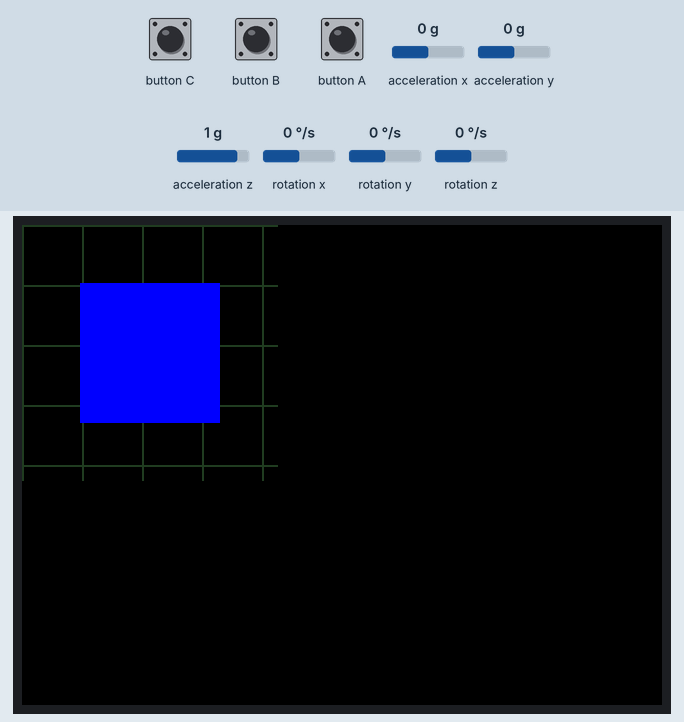
The sketch below on a simulated ESP32. Parts: 320×240 colour display. The test bench sets the inputs (shaded band); at power-on: acceleration x 0 g, acceleration y 0 g, acceleration z 1 g, rotation x 0 °/s, rotation y 0 °/s, rotation z 0 °/s.

Above: at 2.7 s.
2.8 s: acceleration x set to -1.4 g
At 3.78 s:
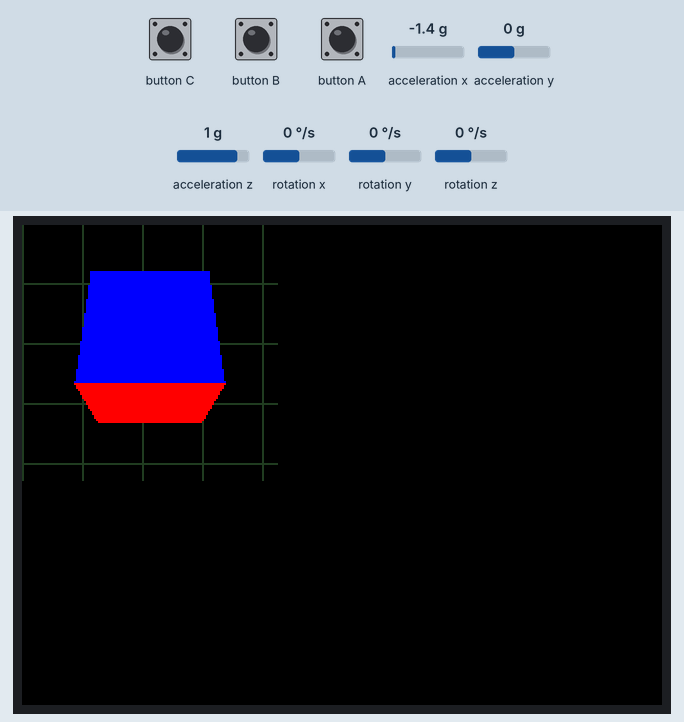
5.8 s: acceleration y set to -1.4 g
At 6.41 s:
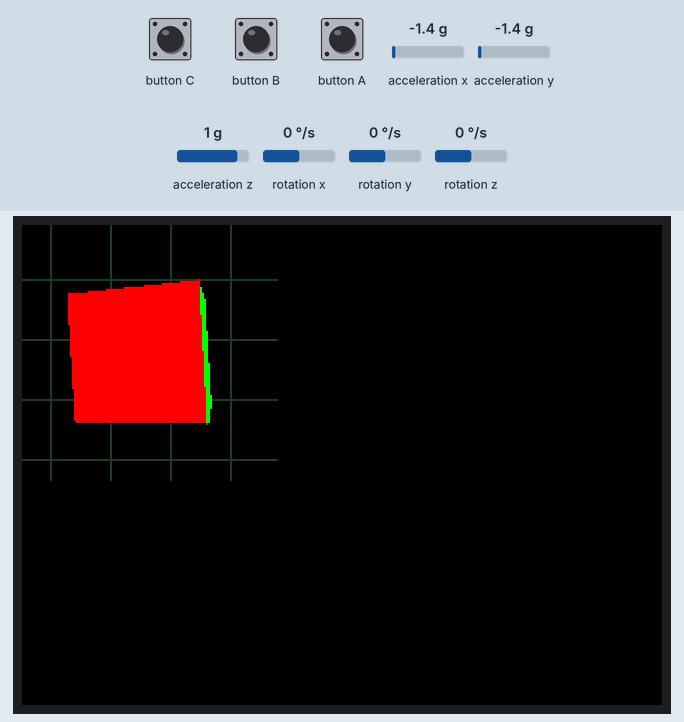
8.7 s: button A pressed for 3.2 s
At 9.4 s:
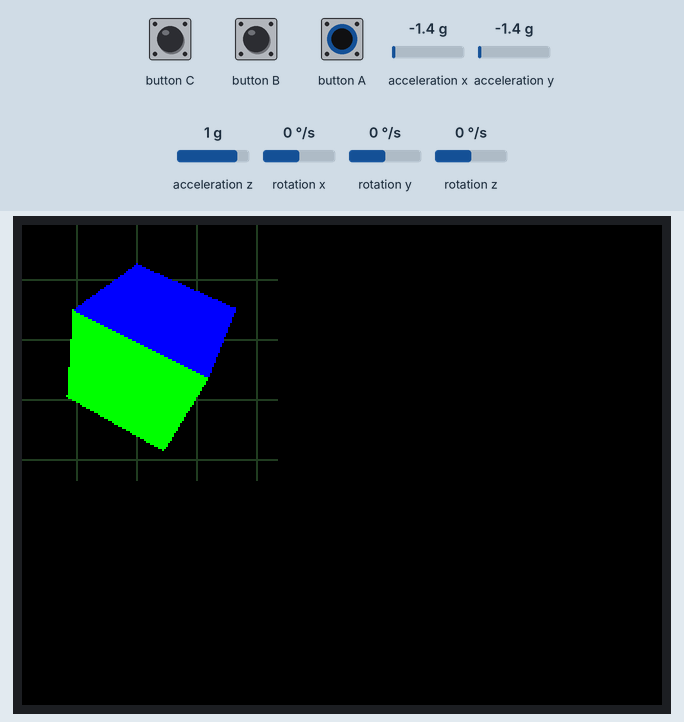
12.5 s: button A pressed for 0.15 s
At 12.69 s:
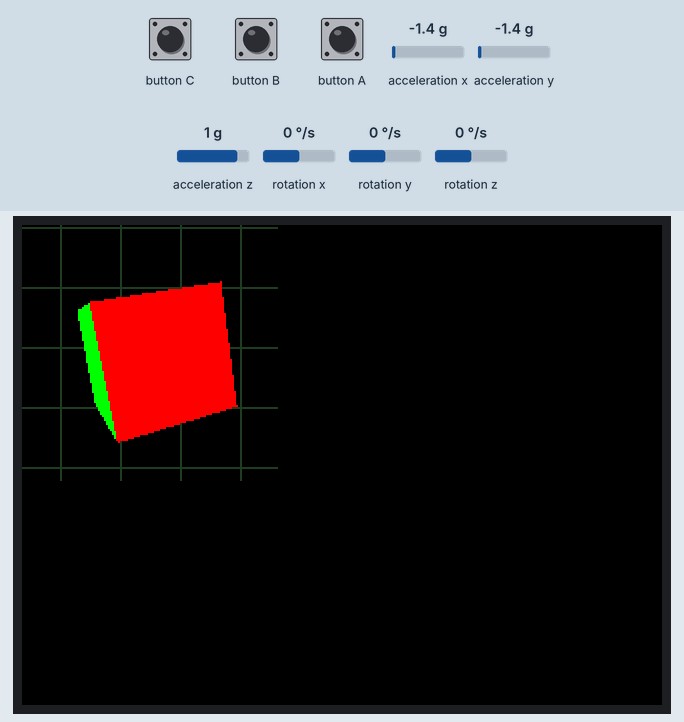
13.2 s: acceleration z set to -1.4 g
At 13.69 s:
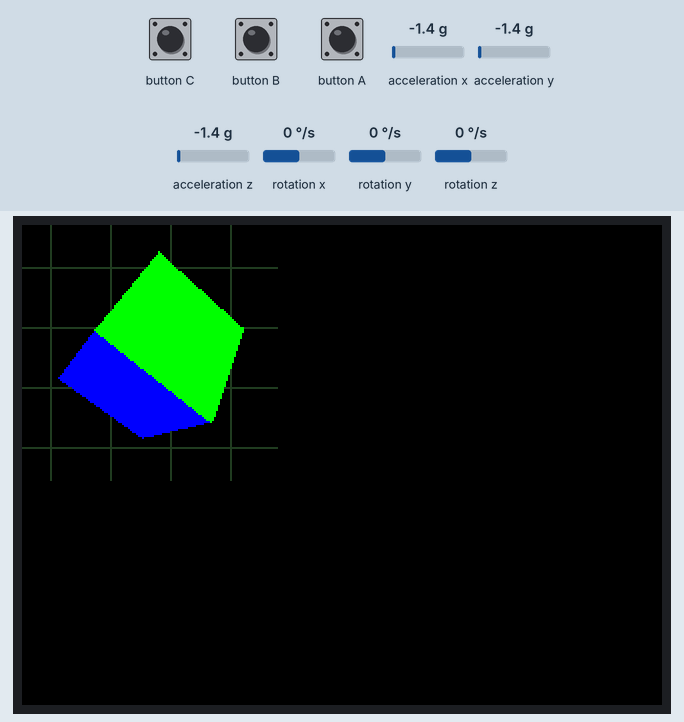
15.0 s: acceleration x set to -0.8 g
At 15.33 s:
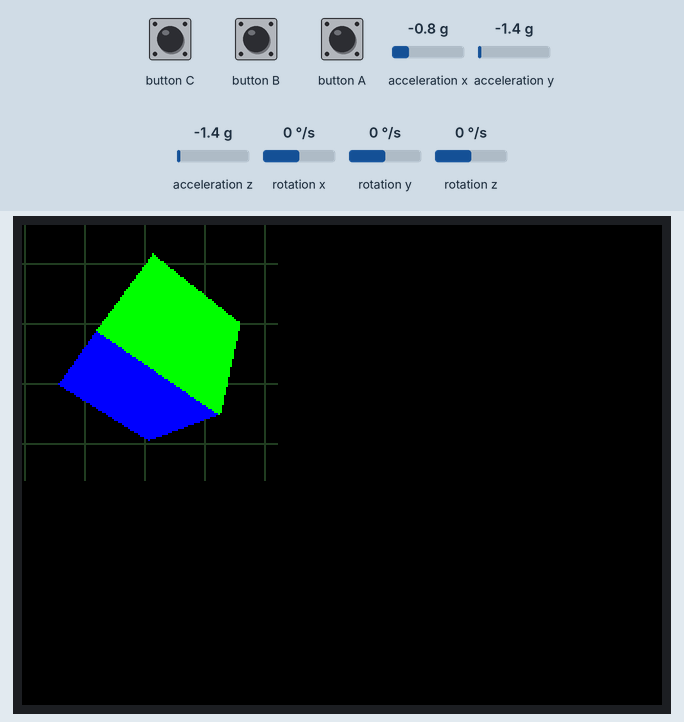
Timing chart, 0 to 17.6 s (numbered marks = the images above; inputs shaded):
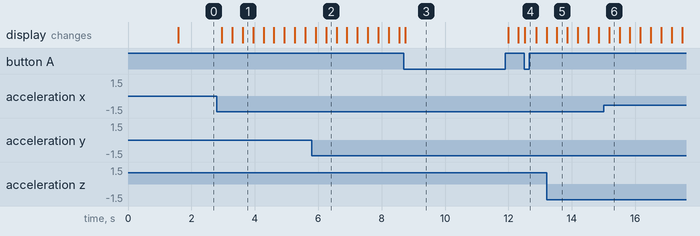

Measured:
- after the input at 2.8 s, the display: first changes after 0.16 s (image 1 shows a later state)

The sketch:

stickc_matrix.ino
```cpp
#include <M5Unified.h>
#include <Kalman.h>
#include "3dmath.h"

#include <vector>
#include <algorithm>

static M5Canvas canvas(&M5.Lcd);
static int counter = 0;

    // カメラ設定
    Vector4 eye(0.0f, 5.0f, 0.0f, 1.0f);  // カメラ位置
    Vector4 target(0.0f, 0.0f, 0.0f, 1.0f);  // カメラの注視点
    //Vector4 up(0.0f, 1.0f, 0.0f, 0.0f);  // カメラの上方向
    Vector4 up(0.0f, 0.0f, -1.0f, 0.0f);  // カメラの上方向

    Matrix44 viewMatrix = Matrix44::LookAt(eye, target, up);
    Quaternion qRot = Quaternion();

    // スクリーンサイズ
    float screenWidth = 128.0f;
    float screenHeight = 128.0f;

    // 投影設定
    float fov = 50.0f * (PI / 180.0f);  // 視野角 (ラジアン)
    float aspect = screenWidth / screenHeight;  // アスペクト比
    float near = 0.1f;  // ニアクリップ面
    float far = 100.0f;  // ファークリップ面
    Matrix44 projectionMatrix = Matrix44::Perspective(fov, aspect, near, far);

    // 投影する3Dポイント
    // 0 1  --  4 5
    // 3 2  --  7 6
    Vector4 points[8] = {
      Vector4(1.0f, 1.0f, 1.0f, 1.0f),
      Vector4(-1.0f, 1.0f, 1.0f, 1.0f),
      Vector4(-1.0f, -1.0f, 1.0f, 1.0f),
      Vector4(1.0f, -1.0f, 1.0f, 1.0f),
      Vector4(1.0f, 1.0f, -1.0f, 1.0f),
      Vector4(-1.0f, 1.0f, -1.0f, 1.0f),
      Vector4(-1.0f, -1.0f, -1.0f, 1.0f),
      Vector4(1.0f, -1.0f, -1.0f, 1.0f)
    };

    int lines[12*2] = {
      0, 1,
      1, 2,
      2, 3,
      3, 0,
      0, 4,
      1, 5,
      2, 6,
      3, 7,
      4, 5,
      5, 6,
      6, 7,
      7, 4
    };

    int polygons[12*3] = {
      0,1,2,
      2,3,0,
      7,6,5,
      5,4,7,
      1,5,6,
      6,2,1,
      4,0,3,
      3,7,4,
      3,2,6,
      6,7,3,
      4,5,1,
      1,0,4,
    };

    std::vector<int> polygon_order = {0, 1, 2, 3, 4, 5, 6, 7, 8, 9, 10, 11};
    std::vector<uint16_t> polygon_color = {TFT_RED, TFT_RED, TFT_RED, TFT_RED, TFT_GREEN, TFT_GREEN,TFT_GREEN,TFT_GREEN,TFT_BLUE,TFT_BLUE,TFT_BLUE,TFT_BLUE};

float acc[3];
float accOffset[3];
float gyro[3];
float gyroOffset[3];

float kalAngleX;
float kalAngleY;
Kalman kalmanX;
Kalman kalmanY;

long lastMs = 0;
long tick = 0;
int mode = 0;
float posX = 0;
float posY = 0;

void sensorUpdate() {
  M5.Imu.getGyroData(&gyro[0], &gyro[1], &gyro[2]);
  M5.Imu.getAccelData(&acc[0], &acc[1], &acc[2]);
}

float getRoll(){
  return atan2(acc[1], acc[2]) * RAD_TO_DEG;
}
float getPitch(){
  return atan(-acc[0] / sqrt(acc[1]*acc[1] + acc[2]*acc[2])) * RAD_TO_DEG;
}

void calibration(){
  //補正値を求める
  float gyroSum[3];
  float accSum[3];
  for(int i = 0; i < 500; i++){
    sensorUpdate();
    gyroSum[0] += gyro[0];
    gyroSum[1] += gyro[1];
    gyroSum[2] += gyro[2];
    accSum[0] += acc[0];
    accSum[1] += acc[1];
    accSum[2] += acc[2];
    delay(2);
  }
  gyroOffset[0] = gyroSum[0]/500;
  gyroOffset[1] = gyroSum[1]/500;
  gyroOffset[2] = gyroSum[2]/500;
  accOffset[0] = accSum[0]/500;
  accOffset[1] = accSum[1]/500;
  accOffset[2] = accSum[2]/500 - 1.0;//重力加速度1G
}

void applyCalibration(){
  gyro[0] -= gyroOffset[0];
  gyro[1] -= gyroOffset[1];
  gyro[2] -= gyroOffset[2];
  acc[0] -= accOffset[0];
  acc[1] -= accOffset[1];
  acc[2] -= accOffset[2];
}


void setup() {
  // put your setup code here, to run once:
  M5.begin();
  M5.Imu.init();

  if (M5.getBoard() == m5::board_t::board_M5StickCPlus || M5.getBoard() == m5::board_t::board_M5StickCPlus2) {
    screenWidth = 240.0f;
    screenHeight = 135.0f;
    aspect = screenWidth / screenHeight;
    projectionMatrix = Matrix44::Perspective(fov, aspect, near, far);
    pinMode(26, OUTPUT_OPEN_DRAIN);
  }
#if 0
  pinMode(36, INPUT);
  gpio_pulldown_dis(GPIO_NUM_25); // Disable pull-down on GPIO.
  gpio_pullup_dis(GPIO_NUM_25); // Disable pull-up on GPIO.
  ledcSetup(0, 12000, 8);
  ledcAttachPin(26, 0);
#endif

  M5.Lcd.fillScreen(BLACK);
  M5.Lcd.setTextColor(WHITE);
    M5.Lcd.setRotation(1);
  M5.Lcd.setTextSize(2);

  canvas.setColorDepth(16);
  canvas.createSprite((int)screenWidth, (int)screenHeight);

  calibration();
  sensorUpdate();
  kalmanX.setAngle(getRoll());
  kalmanY.setAngle(getPitch());
  lastMs = micros();
}

void loop() {
  canvas.fillScreen(TFT_BLACK);

  counter++;
  sensorUpdate();
  applyCalibration();
  float dt = (micros() - lastMs) / 1000000.0;
  lastMs = micros();
  float roll = getRoll();
  float pitch = getPitch();

  kalAngleX = kalmanX.getAngle(roll, gyro[0], dt);
  kalAngleY = kalmanY.getAngle(pitch, gyro[1], dt);

  posX -= kalAngleX * 0.1f;
  posY += kalAngleY * 0.1f;

  // 背景のグリッド
  int ofsX = (int)(posX) % 30;
  int ofsY = (int)(posY) % 30;
  const uint16_t darkGrey = M5.Lcd.color565(32, 60, 32);
  int b = (int)screenWidth;
  if (b < (int)screenHeight) b = (int)screenHeight;
  for (int i = 0; i < (b/30)+2; i++) {
    int x = i*30+ofsX;
    int y = i*30+ofsY;
    canvas.drawLine(x, 0, x, (int)screenHeight, darkGrey);
    canvas.drawLine(0, y, (int)screenWidth, y, darkGrey);
  }

  // 座標系を回転
  Quaternion qX = Quaternion::Rotate(-kalAngleX / 360.0f * 6.283f * 0.1f, Vector4(0.0f, 0.0f, 1.0f, 0.0f));
  Quaternion qY = Quaternion::Rotate(-kalAngleY / 360.0f * 6.283f * 0.1f, Vector4(1.0f, 0.0f, 0.0f, 0.0f));
  Quaternion q = qX * qY;
  qRot = q * qRot;

  // 頂点の回転
  Matrix44 mat;
  mat.FromQuaternion(qRot);
  Vector4 p[8];
  for (int i = 0; i < 8; i++) {
    p[i] = Matrix44::ProjectTo2D(points[i], viewMatrix * mat, projectionMatrix, screenWidth, screenHeight);
  }

  // Z位置順にソート
  std::sort(polygon_order.begin(), polygon_order.end(),
    [p](int a, int b) -> bool {
      int a0 = polygons[a*3+0];
      int a1 = polygons[a*3+1];
      int a2 = polygons[a*3+2];
      float da = p[a0].z + p[a1].z + p[a2].z;
      int b0 = polygons[b*3+0];
      int b1 = polygons[b*3+1];
      int b2 = polygons[b*3+2];
      float db = p[b0].z + p[b1].z + p[b2].z;
        return da > db;
    });

  // 描画
  for (int i = 0; i < 12; i++) {
    int j = polygon_order[i];
    int j0 = polygons[j*3+0];
    int j1 = polygons[j*3+1];
    int j2 = polygons[j*3+2];
    bool cw = Vector4::IsClockwise(p[j0], p[j1], p[j2]);
    if (cw) {
      canvas.fillTriangle((int)p[j0].x, (int)p[j0].y, (int)p[j1].x, (int)p[j1].y, (int)p[j2].x, (int)p[j2].y, polygon_color[j]);
    }
  }

  canvas.pushSprite(0, 0);

  M5.update();
  if (M5.BtnA.isPressed()) {
    mode = 1 - mode;
    while (M5.BtnA.isPressed()) {
      M5.update();
      delay(16);
    }
  }
  //ledcWrite(0, 128);

  delay(16);
}
```

3dmath.h
```cpp
// ChatGPT に複数回指示をして修正を繰り返したコード

// Vector4 クラス
class Vector4 {
public:
    float x, y, z, w;

    Vector4(float x = 0, float y = 0, float z = 0, float w = 0)
        : x(x), y(y), z(z), w(w) {}

    Vector4 operator+(const Vector4& v) const {
        return Vector4(x + v.x, y + v.y, z + v.z, w + v.w);
    }

    Vector4 operator-(const Vector4& v) const {
        return Vector4(x - v.x, y - v.y, z - v.z, w - v.w);
    }

    Vector4 operator*(float scalar) const {
        return Vector4(x * scalar, y * scalar, z * scalar, w * scalar);
    }

    static float Dot(const Vector4& v0, const Vector4& v1) {
        return v0.x * v1.x + v0.y * v1.y + v0.z * v1.z + v0.w * v1.w;
    }

    static Vector4 Cross(const Vector4& v0, const Vector4& v1) {
        return Vector4(v0.y * v1.z - v0.z * v1.y, v0.z * v1.x - v0.x * v1.z, v0.x * v1.y - v0.y * v1.x, 0.0f);
    }

    static bool IsClockwise(const Vector4& v0, const Vector4& v1, const Vector4& v2) {
      float cross = (v1.x - v0.x)*(v2.y - v0.y) - (v1.y - v0.y)*(v2.x - v0.x);
      return cross < 0.0f;
    }
};

// Quaternion クラス
class Quaternion {
public:
    float x, y, z, w;

    Quaternion(float x = 0, float y = 0, float z = 0, float w = 1)
        : x(x), y(y), z(z), w(w) {}

    Quaternion operator*(const Quaternion& q) const {
        return Quaternion(
            w * q.x + x * q.w + y * q.z - z * q.y,
            w * q.y - x * q.z + y * q.w + z * q.x,
            w * q.z + x * q.y - y * q.x + z * q.w,
            w * q.w - x * q.x - y * q.y - z * q.z
        );
    }

    static Quaternion Rotate(float angle, const Vector4& axis) {
        float halfAngle = angle / 2;
        float sinHalf = sin(halfAngle);
        return Quaternion(axis.x * sinHalf, axis.y * sinHalf, axis.z * sinHalf, cos(halfAngle));
    }

    Vector4 RotateVector(const Vector4& v) {
      Quaternion r = *this * Quaternion(v.x, v.y, v.z, 0.0f) * Conjugate();
      return Vector4(r.x, r.y, r.z, v.w);
    }


    Quaternion Conjugate() const {
        return Quaternion(-x, -y, -z, w);
    }
};

// Matrix44 クラス
class Matrix44 {
public:
    float m[4][4];

    Matrix44() {
        for (int i = 0; i < 4; i++) {
            for (int j = 0; j < 4; j++) {
                m[i][j] = (i == j) ? 1.0f : 0.0f;
            }
        }
    }

    Matrix44 operator*(const Matrix44& mat) const {
        Matrix44 result;
        for (int i = 0; i < 4; i++) {
            for (int j = 0; j < 4; j++) {
                result.m[i][j] = 0;
                for (int k = 0; k < 4; k++) {
                    result.m[i][j] += m[i][k] * mat.m[k][j];
                }
            }
        }
        return result;
    }

    Vector4 operator*(const Vector4& v) const {
        return Vector4(
            m[0][0] * v.x + m[0][1] * v.y + m[0][2] * v.z + m[0][3] * v.w,
            m[1][0] * v.x + m[1][1] * v.y + m[1][2] * v.z + m[1][3] * v.w,
            m[2][0] * v.x + m[2][1] * v.y + m[2][2] * v.z + m[2][3] * v.w,
            m[3][0] * v.x + m[3][1] * v.y + m[3][2] * v.z + m[3][3] * v.w
        );
    }

    // Quaternion -> Matrix44
    void FromQuaternion(const Quaternion& q) {
        float xx = q.x * q.x;
        float yy = q.y * q.y;
        float zz = q.z * q.z;
        float xy = q.x * q.y;
        float xz = q.x * q.z;
        float yz = q.y * q.z;
        float wx = q.w * q.x;
        float wy = q.w * q.y;
        float wz = q.w * q.z;

        m[0][0] = 1.0f - 2.0f * (yy + zz);
        m[0][1] = 2.0f * (xy - wz);
        m[0][2] = 2.0f * (xz + wy);
        m[0][3] = 0.0f;

        m[1][0] = 2.0f * (xy + wz);
        m[1][1] = 1.0f - 2.0f * (xx + zz);
        m[1][2] = 2.0f * (yz - wx);
        m[1][3] = 0.0f;

        m[2][0] = 2.0f * (xz - wy);
        m[2][1] = 2.0f * (yz + wx);
        m[2][2] = 1.0f - 2.0f * (xx + yy);
        m[2][3] = 0.0f;

        m[3][0] = 0.0f;
        m[3][1] = 0.0f;
        m[3][2] = 0.0f;
        m[3][3] = 1.0f;
    }

    // Matrix44 -> Quaternion
    Quaternion ToQuaternion() const {
        Quaternion q;
        float trace = m[0][0] + m[1][1] + m[2][2];

        if (trace > 0.0f) {
            float s = 0.5f / sqrtf(trace + 1.0f);
            q.w = 0.25f / s;
            q.x = (m[2][1] - m[1][2]) * s;
            q.y = (m[0][2] - m[2][0]) * s;
            q.z = (m[1][0] - m[0][1]) * s;
        } else {
            if (m[0][0] > m[1][1] && m[0][0] > m[2][2]) {
                float s = 2.0f * sqrtf(1.0f + m[0][0] - m[1][1] - m[2][2]);
                q.w = (m[2][1] - m[1][2]) / s;
                q.x = 0.25f * s;
                q.y = (m[0][1] + m[1][0]) / s;
                q.z = (m[0][2] + m[2][0]) / s;
            } else if (m[1][1] > m[2][2]) {
                float s = 2.0f * sqrtf(1.0f + m[1][1] - m[0][0] - m[2][2]);
                q.w = (m[0][2] - m[2][0]) / s;
                q.x = (m[0][1] + m[1][0]) / s;
                q.y = 0.25f * s;
                q.z = (m[1][2] + m[2][1]) / s;
            } else {
                float s = 2.0f * sqrtf(1.0f + m[2][2] - m[0][0] - m[1][1]);
                q.w = (m[1][0] - m[0][1]) / s;
                q.x = (m[0][2] + m[2][0]) / s;
                q.y = (m[1][2] + m[2][1]) / s;
                q.z = 0.25f * s;
            }
        }

        return q;
    }

    // 移動 (translation) の設定
    void SetTranslation(float tx, float ty, float tz) {
        m[0][3] = tx;
        m[1][3] = ty;
        m[2][3] = tz;
    }

  // 3D座標を2Dスクリーン座標に変換
  static Vector4 ProjectTo2D(const Vector4& point, const Matrix44& view, const Matrix44& projection, float screenWidth, float screenHeight) {
      // ワールド空間 -> ビュー空間
      Vector4 viewSpace = view * point;

      // ビュー空間 -> クリップ空間
      Vector4 clipSpace = projection * viewSpace;

      // 正規化デバイス座標系に変換 (Homogeneous Divide)
      Vector4 ndc = Vector4(
          clipSpace.x / clipSpace.w,
          clipSpace.y / clipSpace.w,
          clipSpace.z / clipSpace.w,
          1.0f
      );

      // スクリーン座標系に変換
      return Vector4(
          (ndc.x * 0.5f + 0.5f) * screenWidth,
          (1.0f - (ndc.y * 0.5f + 0.5f)) * screenHeight,
          ndc.z,
          1.0f
      );
  }

  static Matrix44 LookAt(const Vector4& eye, const Vector4& target, const Vector4& up) {
      Vector4 zAxis = Vector4(
          eye.x - target.x,
          eye.y - target.y,
          eye.z - target.z,
          0.0f
      );
      float zLength = sqrtf(zAxis.x * zAxis.x + zAxis.y * zAxis.y + zAxis.z * zAxis.z);
      zAxis = Vector4(zAxis.x / zLength, zAxis.y / zLength, zAxis.z / zLength, 0.0f);

      Vector4 xAxis = Vector4(
          up.y * zAxis.z - up.z * zAxis.y,
          up.z * zAxis.x - up.x * zAxis.z,
          up.x * zAxis.y - up.y * zAxis.x,
          0.0f
      );
      float xLength = sqrtf(xAxis.x * xAxis.x + xAxis.y * xAxis.y + xAxis.z * xAxis.z);
      xAxis = Vector4(xAxis.x / xLength, xAxis.y / xLength, xAxis.z / xLength, 0.0f);

      Vector4 yAxis = Vector4(
          zAxis.y * xAxis.z - zAxis.z * xAxis.y,
          zAxis.z * xAxis.x - zAxis.x * xAxis.z,
          zAxis.x * xAxis.y - zAxis.y * xAxis.x,
          0.0f
      );

      Matrix44 viewMatrix;
      viewMatrix.m[0][0] = xAxis.x;
      viewMatrix.m[0][1] = xAxis.y;
      viewMatrix.m[0][2] = xAxis.z;
      viewMatrix.m[0][3] = -(xAxis.x * eye.x + xAxis.y * eye.y + xAxis.z * eye.z);

      viewMatrix.m[1][0] = yAxis.x;
      viewMatrix.m[1][1] = yAxis.y;
      viewMatrix.m[1][2] = yAxis.z;
      viewMatrix.m[1][3] = -(yAxis.x * eye.x + yAxis.y * eye.y + yAxis.z * eye.z);

      viewMatrix.m[2][0] = zAxis.x;
      viewMatrix.m[2][1] = zAxis.y;
      viewMatrix.m[2][2] = zAxis.z;
      viewMatrix.m[2][3] = -(zAxis.x * eye.x + zAxis.y * eye.y + zAxis.z * eye.z);

      viewMatrix.m[3][0] = 0.0f;
      viewMatrix.m[3][1] = 0.0f;
      viewMatrix.m[3][2] = 0.0f;
      viewMatrix.m[3][3] = 1.0f;

      return viewMatrix;
  }

  // 透視投影行列を生成
  static Matrix44 Perspective(float fov, float aspect, float near, float far) {
      float tanHalfFov = tanf(fov / 2.0f);

      Matrix44 projectionMatrix;
      projectionMatrix.m[0][0] = 1.0f / (aspect * tanHalfFov);
      projectionMatrix.m[1][1] = 1.0f / tanHalfFov;
      projectionMatrix.m[2][2] = -(far + near) / (far - near);
      projectionMatrix.m[2][3] = -(2.0f * far * near) / (far - near);
      projectionMatrix.m[3][2] = -1.0f;
      projectionMatrix.m[3][3] = 0.0f;

      return projectionMatrix;
  }
};
```
